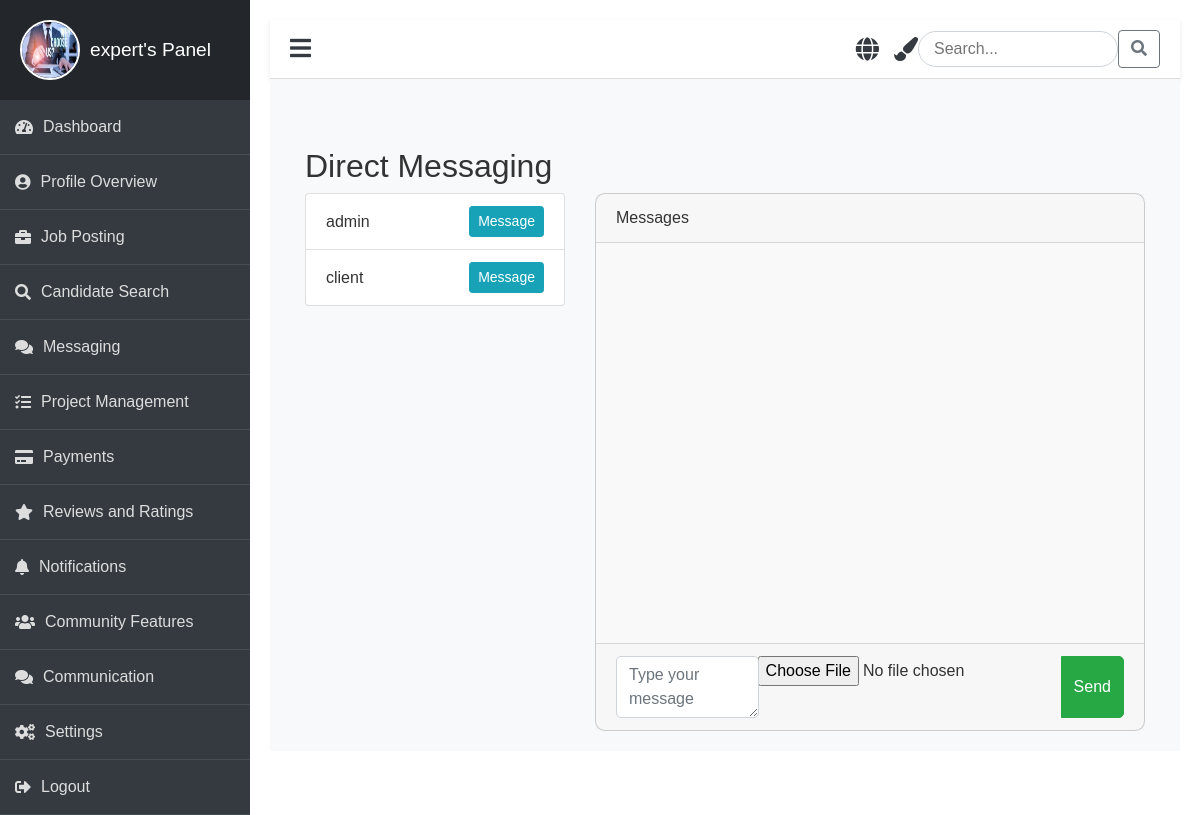
/messages/ (signed in), run on an earlier commit of the app's database.
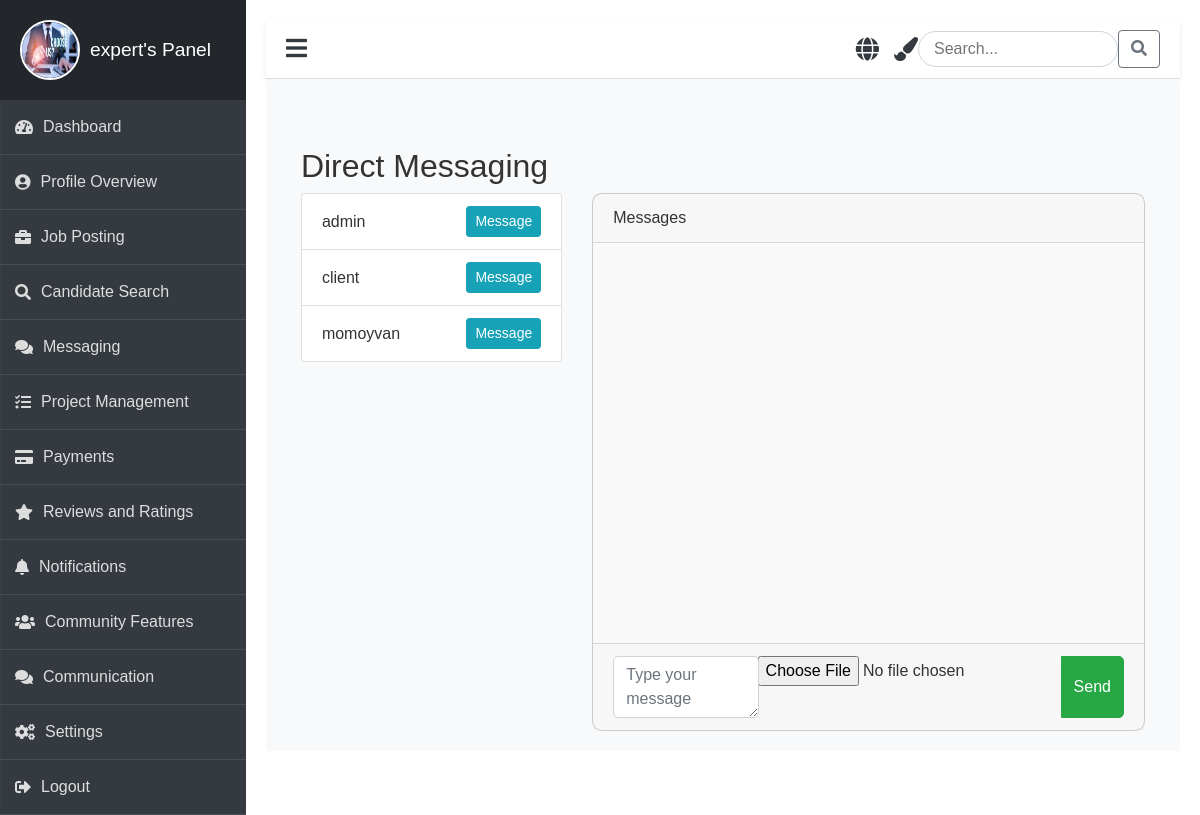
And on a later commit of the database.
### job/models.py (models this page shows)
class CustomUser(AbstractUser):
    ROLE_CHOICES = (
        ('admin', 'Admin'),
        ('expert', 'Expert'),
        ('client', 'Client'),
    )
    role = models.CharField(max_length=30, choices=ROLE_CHOICES, default='client')
    profile_picture = models.ImageField(upload_to='profile_pictures/', blank=True, null=True)
    phone = models.CharField(max_length=15, default='0000000000')  # Provide a default value
    address = models.TextField(null=True, blank=True)  # Temporarily allow null

### job/views.py (the view)
# urls.py: path('messages/', views.messaging, name='messaging_page'),
@login_required
def messaging(request):
    users = CustomUser.objects.exclude(id=request.user.id)  # Exclude the current user
    return render(request, 'panel/clients/discuss/messages.html', {'users': users})

### job/templates/panel/clients/discuss/messages.html (shortened to what this page needs)
{% extends 'panel/base/base_clients.html' %}
{% load static %}
{% block content %}
<link rel="stylesheet" href="{% static 'css/messaging.css' %}">
<div class="container mt-5">
    <h2>Direct Messaging</h2>
    <div class="row">
        <div class="col-md-4">
            <ul class="list-group">
                {% for user in users %}
                <li class="list-group-item d-flex justify-content-between align-items-center">
                    <span>{{ user.username }}</span>
                    <a href="#" class="btn btn-sm btn-info" onclick="loadMessages({{ user.id }})">Message</a>
                </li>
                {% endfor %}
            </ul>
        </div>
        <div class="col-md-8">
            <div id="message-area" class="card">
                <div class="card-header">Messages</div>
                <div class="card-body" id="messages-container" style="height: 400px; overflow-y: scroll;">
                </div>
                <div class="card-footer">
                    <form id="message-form" method="POST" enctype="multipart/form-data">
                        <div class="input-group">
                            <textarea class="form-control" id="message-input" placeholder="Type your message"></textarea>
                            <div class="input-group-append">
                                <input type="file" id="file-input" class="form-control-file" />
                                <button class="btn btn-success" id="send-message">Send</button>
                            </div>
                        </div>
                    </form>
                </div>
            </div>
        </div>
    </div>
</div>
{% endblock %}

What changed in the data, as far as the page shows it:
added CustomUser: username "momoyvan"
